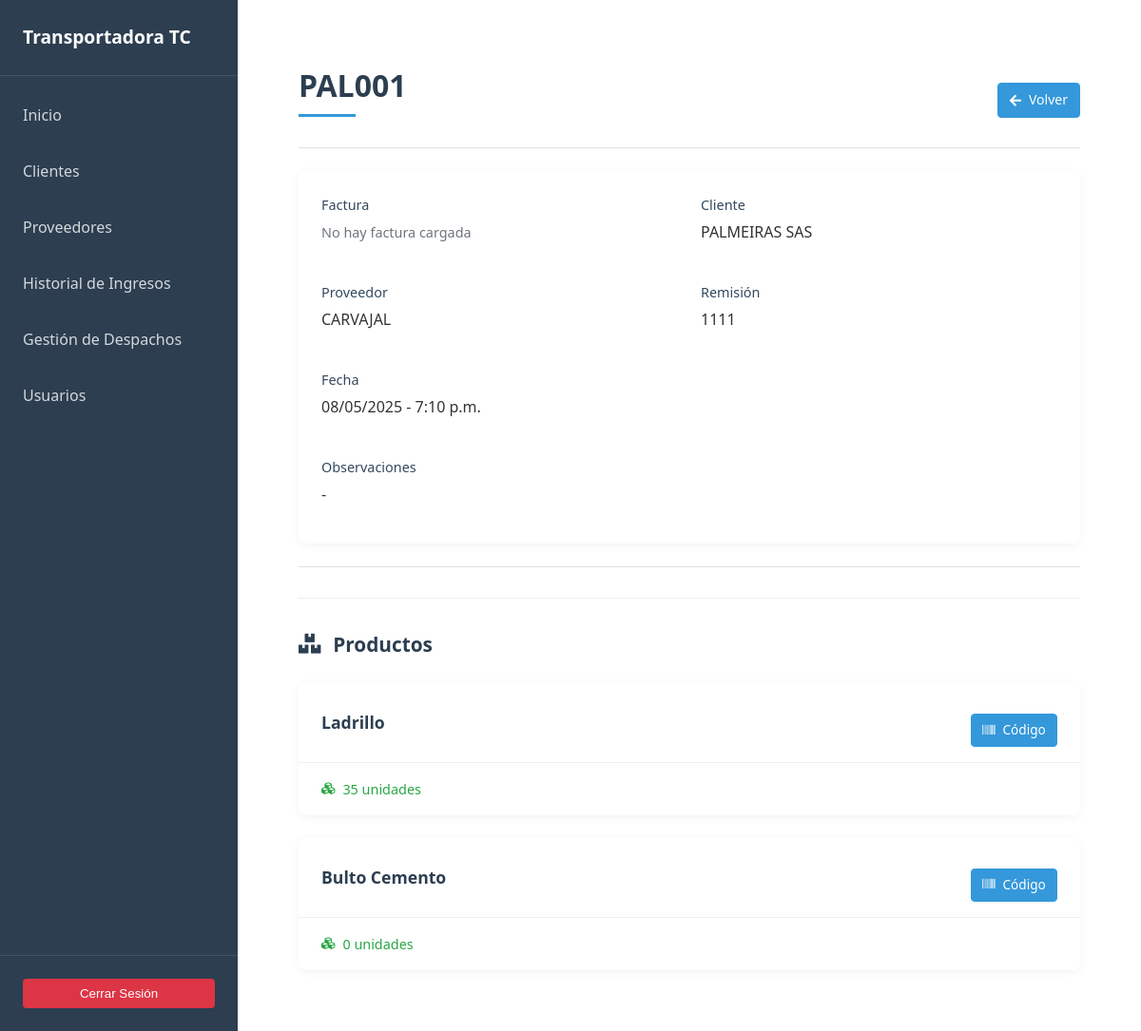
Screenshot of /cargas/detalle_carga/53/ (signed in) with the database file from the repository.
### cargas/models.py (models this page shows, shortened)
class Carga(models.Model):
    nombre = models.CharField(max_length=20, unique=True)
    cliente = models.ForeignKey(Cliente, on_delete=models.CASCADE, related_name='cargas')
    proveedor = models.ForeignKey(Proveedor, on_delete=models.CASCADE, related_name='cargas')
    fecha = models.DateTimeField(auto_now_add=True)
    remision = models.CharField(unique=True, max_length=20)
    observaciones = models.TextField(blank=True, null=True)
    archivo_factura = models.FileField(upload_to='facturas/', blank=True, null=True)

class InventarioCarga(models.Model):
    carga = models.ForeignKey(Carga, on_delete=models.CASCADE, related_name='inventario')
    producto = models.ForeignKey(Producto, on_delete=models.CASCADE)
    cantidad = models.IntegerField()
    codigo_barras = models.CharField(max_length=100, blank=True, null=True)
    info_legible = models.CharField(max_length=100, blank=True, null=True)
    fecha_generacion_codigo = models.DateTimeField(blank=True, null=True)
    @property
    def cantidad_disponible(self):
        total_despachado = self.items_despacho.aggregate(
            total=Sum('cantidad')
        )['total'] or 0
        return max(0, self.cantidad - total_despachado)

class Producto(models.Model):
    nombre = models.CharField(max_length=100)
    descripcion = models.TextField(blank=True, null=True)
    fecha_creacion = models.DateTimeField(auto_now_add=True)

### clientes/models.py (models this page shows, shortened)
class Cliente(models.Model):
    nit = models.CharField(max_length=255, default="", unique=True, blank=False)
    nombre = models.CharField(max_length=255, blank=False)
    email = models.EmailField()
    telefono = models.CharField(max_length=15)
    ciudad = models.CharField(max_length=255)
    direccion = models.CharField(max_length=255)
    proveedores = models.ManyToManyField(Proveedor, related_name="clientes", blank=True)
    fecha_creacion = models.DateTimeField(auto_now_add=True)

### proveedores/models.py (models this page shows, shortened)
class Proveedor(models.Model):
    nit = models.CharField(default='',max_length=255, unique=True, blank=True, null=True)
    nombre = models.CharField(max_length=255)
    contacto = models.CharField(default='',max_length=255, null=True,blank=True)
    fecha_creacion = models.DateTimeField(auto_now_add=True)

### cargas/views.py (the view)
# urls.py: path('detalle_carga/<int:carga_id>/', views.detalle_carga, name='detalle_carga'),
@login_required
def detalle_carga(request, carga_id):
    carga = get_object_or_404(Carga, id=carga_id)
    inventario = carga.inventario.annotate(
        disponible=F('cantidad') - Coalesce(
            Sum('items_despacho__cantidad'),
            0
        )
    )
    return render(request, 'cargas/detalle_carga.html', {
        'carga': carga,
        'inventario': inventario
    })

### main/templatetags/auth_extras.py (called while the page is built)
@register.filter(name='in_group')
def in_group(user, group_name):
    return user.groups.filter(name=group_name).exists()

### cargas/templates/cargas/detalle_carga.html (shortened to what this page needs)
{% extends 'base.html' %}
{% block content %}
<main class="main-content">
    <header class="content__header content__header--flex">
        <h1 class="content__title">{{ carga.nombre }}</h1>
        <div>
            <a href="{% url 'detalle_cliente' carga.cliente.nombre %}" class="btn btn--primary btn--icon">
                <i class="fas fa-arrow-left"></i> Volver
            </a>
        </div>
    </header>
    <hr class="divider">
    <section class="detail-section">
        <div class="detail-grid">
            <div class="detail-group">
                <h3 class="detail-label">Factura</h3>
                <div class="detail-value">
                    {% if carga.archivo_factura %}
                        <a href="{{ carga.archivo_factura.url }}"
                           target="_blank"
                           class="file-link">
                           <i class="fas fa-file-pdf"></i> Ver Factura
                        </a>
                        <span class="file-meta">({{ carga.archivo_factura.name|slice:"-10:" }})</span>
                    {% else %}
                        <span class="text-muted">No hay factura cargada</span>
                    {% endif %}
                </div>
            </div>
            <div class="detail-group">
                <h3 class="detail-label">Cliente</h3>
                <p class="detail-value">{{ carga.cliente.nombre }}</p>
            </div>
            <div class="detail-group">
                <h3 class="detail-label">Proveedor</h3>
                <p class="detail-value">{{ carga.proveedor.nombre }}</p>
            </div>
            <div class="detail-group">
                <h3 class="detail-label">Remisión</h3>
                <p class="detail-value">{{ carga.remision }}</p>
            </div>
            <div class="detail-group">
                <h3 class="detail-label">Fecha</h3>
                <p class="detail-value">{{ carga.fecha|date:"d/m/Y - P" }}</p>
            </div>
            <div class="detail-group detail-group--full">
                <h3 class="detail-label">Observaciones</h3>
                <p class="detail-value">{{ carga.observaciones|default:"-" }}</p>
            </div>
        </div>
    </section>
    <hr class="divider">
    <section class="products-section">
        <header class="section-header">
            <h2 class="section-title">
                <i class="fas fa-boxes"></i> Productos
            </h2>
        </header>
        {% if inventario %}
        <div class="product-grid">
            {% for item in inventario %}
                <article class="product-card">
                    <div class="product-card__header">
                        <h3 class="product-card__title">{{ item.producto.nombre }}</h3>
                        <a href="{% url 'generar_codigo_barras_producto' item.id %}"
                           class="btn btn--primary btn--sm btn--icon"
                           target="_blank"
                           onclick="window.open(this.href, '_blank', 'width=800,height=600'); return false;">
                           <i class="fas fa-barcode"></i> <span>Código</span>
                        </a>
                    </div>
                    <div class="product-card__body">
                        <div class="product-meta">
                            <span class="product-meta__quantity">
                                <i class="fas fa-cubes"></i> {{ item.cantidad_disponible }} unidades
                            </span>
                        </div>
                    </div>
                </article>
            {% endfor %}
        </div>
        {% else %}
        <div class="empty-state">
            <i class="empty-state__icon fas fa-box-open"></i>
            <p class="empty-state__message">No hay productos registrados en esta carga.</p>
        </div>
        {% endif %}
    </section>
</main>
{% endblock %}

### static/css/styles.css (style rules this page uses)
:root { --primary-color: #2c3e50; --secondary-color: #34495e; --accent-color: #3498db; --success-color: #28a745; --error-color: #dc3545; --warning-color: #ffc107; --info-color: #17a2b8; --text-color: #333; --light-color: #f8f9fa; --dark-color: #343a40; --sidebar-width: 250px; --transition-speed: 0.3s; }
* { margin: 0; padding: 0; box-sizing: border-box; }
body { font-family: 'Segoe UI', Tahoma, Geneva, Verdana, sans-serif; line-height: 1.6; color: var(--text-color); background-color: #f5f5f5; }
.main-content { padding: 2rem; max-width: 1400px; margin: 0 auto; }
.content__header { margin-bottom: 1.5rem; }
.content__title { font-size: 2rem; color: var(--primary-color); margin-bottom: 0.5rem; }
.text-muted { color: #6c757d; font-size: 0.9rem; }
.divider { border: 0; height: 1px; background-color: #e0e0e0; margin: 1.5rem 0; }
.btn { display: inline-flex; align-items: center; justify-content: center; padding: 0.375rem 0.75rem; border-radius: 4px; font-size: 0.875rem; font-weight: 500; cursor: pointer; transition: all 0.3s; text-decoration: none; gap: 0.3rem; }
.btn--primary { background-color: var(--accent-color); color: white; border: 1px solid var(--accent-color); }
.content__header--flex { display: flex; justify-content: space-between; align-items: center; flex-wrap: wrap; gap: 1rem; }
.btn--icon { display: inline-flex; align-items: center; gap: 0.5rem; margin-top: 1rem; }
.btn--sm { padding: 0.35rem 0.7rem; font-size: 0.85rem; }
.content__title { position: relative; padding-bottom: 0.5rem; }
.content__title::after { content: ''; position: absolute; bottom: 0; left: 0; width: 60px; height: 3px; background-color: var(--accent-color); }
.detail-section { background-color: white; border-radius: 8px; padding: 1.5rem; box-shadow: 0 2px 10px rgba(0, 0, 0, 0.05); }
.detail-grid { display: grid; grid-template-columns: repeat(auto-fill, minmax(250px, 1fr)); gap: 1.5rem; }
.detail-group { margin-bottom: 1rem; }
.detail-group--full { grid-column: 1 / -1; }
.detail-label { font-size: 0.9rem; font-weight: 500; color: var(--secondary-color); margin-bottom: 0.3rem; }
.detail-value { font-size: 1rem; color: var(--text-color); line-height: 1.5; }
.section-header { margin-bottom: 1.5rem; }
.section-title { font-size: 1.5rem; color: var(--primary-color); display: flex; align-items: center; gap: 0.8rem; }
.product-grid { display: grid; gap: 1.5rem; }
.product-card { background: white; border-radius: 8px; box-shadow: 0 2px 10px rgba(0, 0, 0, 0.05); overflow: hidden; transition: transform 0.3s ease, box-shadow 0.3s ease; }
.product-card__header { display: flex; justify-content: space-between; align-items: center; padding: 1rem 1.5rem; border-bottom: 1px solid #f0f0f0; }
.product-card__title { font-size: 1.1rem; color: var(--primary-color); margin: 0; }
.product-card__body { padding: 1rem 1.5rem; }
.product-meta { display: flex; flex-direction: column; gap: 0.5rem; }
.product-meta__quantity, .product-meta__code { display: inline-flex; align-items: center; gap: 0.5rem; font-size: 0.9rem; }
.product-meta__quantity { color: var(--success-color); }
.section-title { font-size: 1.3rem; color: var(--primary-color); margin-bottom: 1.5rem; display: flex; align-items: center; gap: 0.8rem; }
.products-section { margin-top: 2rem; padding-top: 2rem; border-top: 1px solid #eee; }

### rows the page displays
Carga: nombre "PAL001", cliente.nombre "PALMEIRAS SAS", proveedor.nombre "CARVAJAL", remision "1111", fecha "08/05/2025 - 7:10 p.m.", observaciones "-"
InventarioCarga: producto.nombre "Ladrillo", cantidad_disponible "35"
InventarioCarga: producto.nombre "Bulto Cemento", cantidad_disponible "0"
